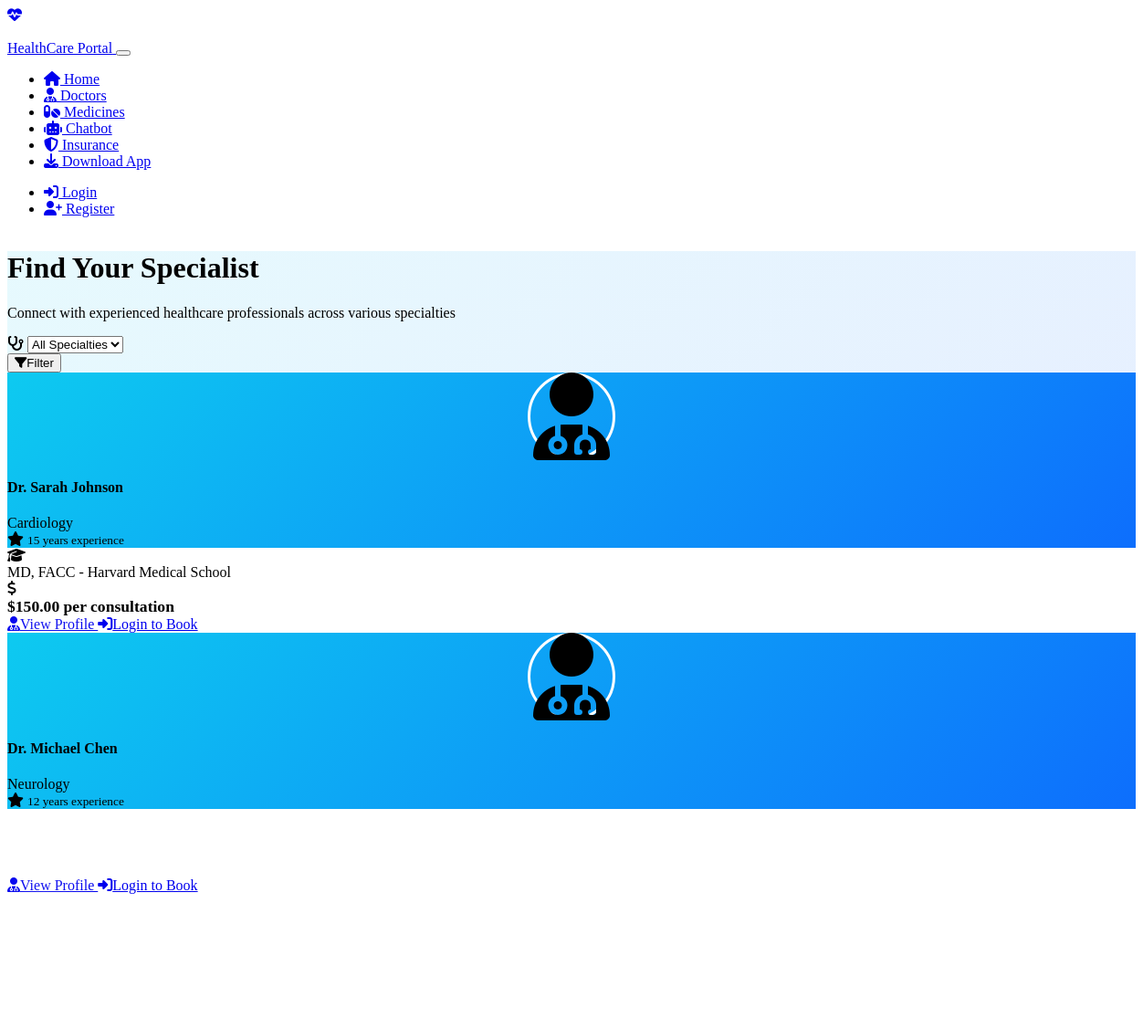
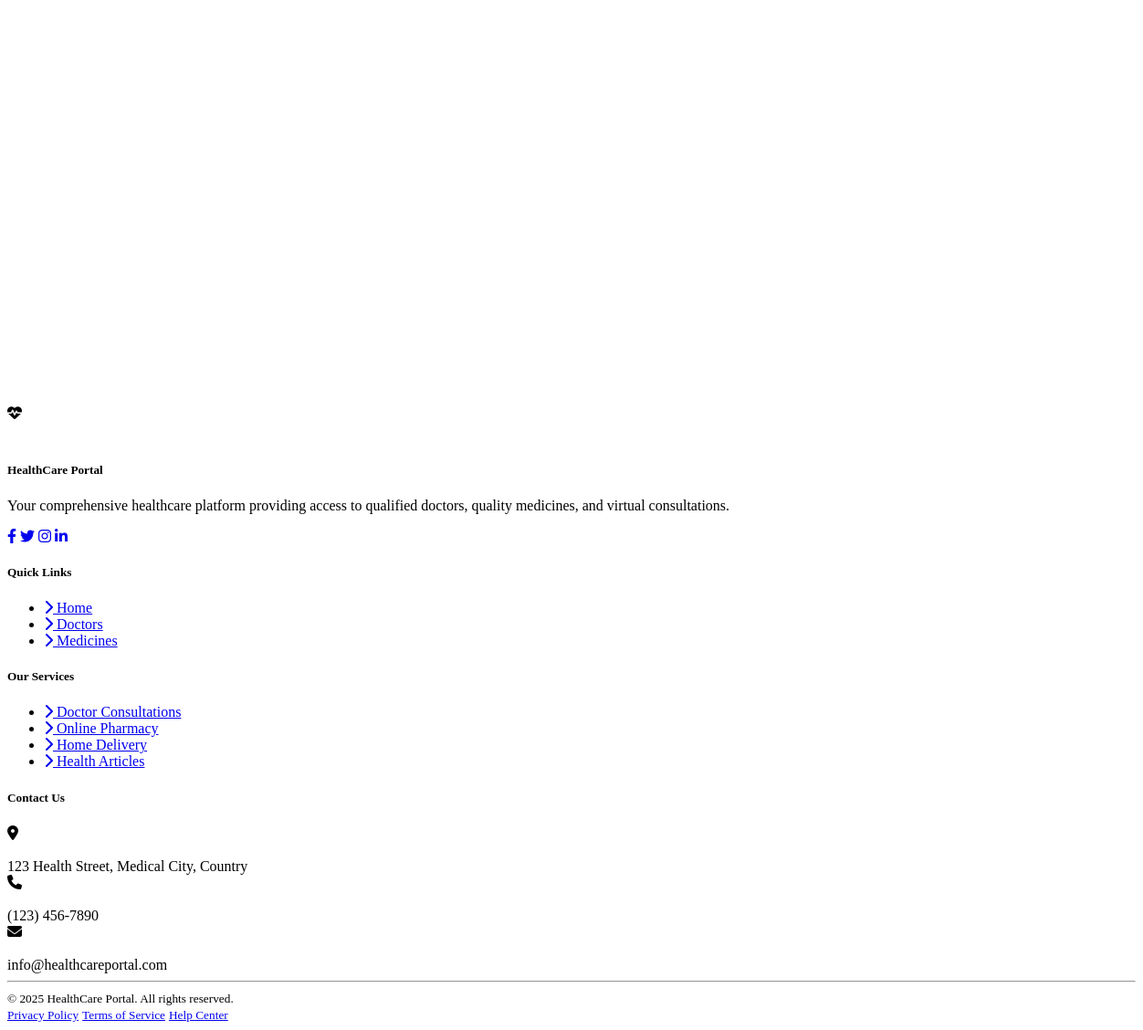
Page /doctors on the committed database (2 pictures, top to bottom).
### models.py (models this page shows)
class Doctor(db.Model):
    id = db.Column(db.Integer, primary_key=True)
    first_name = db.Column(db.String(50), nullable=False)
    last_name = db.Column(db.String(50), nullable=False)
    email = db.Column(db.String(120), unique=True, nullable=False)
    phone = db.Column(db.String(15))
    specialty = db.Column(db.String(100), nullable=False)
    qualification = db.Column(db.String(200))
    experience_years = db.Column(db.Integer)
    bio = db.Column(db.Text)
    consultation_fee = db.Column(db.Float)
    available_days = db.Column(db.String(100)) # Comma separated days of week
    available_times = db.Column(db.String(200)) # JSON string of time slots
    appointments = db.relationship('Appointment', backref='doctor', lazy=True, cascade="all, delete-orphan")
    prescriptions = db.relationship('Prescription', backref='doctor', lazy=True, cascade="all, delete-orphan")

### routes.py (the view)
    @app.route('/doctors')
    def doctors():
        specialty = request.args.get('specialty')
        if specialty:
            doctors = Doctor.query.filter_by(specialty=specialty).all()
        else:
            doctors = Doctor.query.all()
        specialties = db.session.query(Doctor.specialty).distinct().all()
        specialties = [s[0] for s in specialties]
        return render_template('doctors.html', doctors=doctors, specialties=specialties, selected_specialty=specialty)

### templates/doctors.html (shortened to what this page needs)
{% extends "base.html" %}
{% block content %}
<div class="doctors-header py-5 mb-5 text-center page-transition-wrapper fade-in" style="background: linear-gradient(135deg, rgba(13, 202, 240, 0.1), rgba(13, 110, 253, 0.1));">
    <div class="container">
        <h1 class="display-4 fw-bold mb-3">Find Your Specialist</h1>
        <p class="lead mb-4">Connect with experienced healthcare professionals across various specialties</p>
        <div class="row justify-content-center">
            <div class="col-md-8 col-lg-6">
                <div class="card border-0 shadow-sm hover-lift">
                    <div class="card-body p-4">
                        <form action="{{ url_for('doctors') }}" method="get" class="row g-3">
                            <div class="col-md-8">
                                <div class="input-group">
                                    <span class="input-group-text bg-light border-end-0">
                                        <i class="fas fa-stethoscope text-info animate-icon"></i>
                                    </span>
                                    <select name="specialty" class="form-select border-start-0 ps-0">
                                        <option value="">All Specialties</option>
                                    </select>
                                </div>
                            </div>
                            <div class="col-md-4">
                                <button type="submit" class="btn btn-info w-100 shadow-sm hover-lift">
                                    <i class="fas fa-filter me-2"></i>Filter
                                </button>
                            </div>
                        </form>
                    </div>
                </div>
            </div>
        </div>
    </div>
</div>
<div class="container">
    <div class="row row-cols-1 row-cols-md-2 row-cols-lg-3 g-4 mb-5">
        {% for doctor in doctors %}
        <div class="col stagger-item slide-in-right">
            <div class="card doctor-card h-100 border-0 shadow-sm overflow-hidden hover-lift">
                <div class="card-body p-0">
                    <div class="doctor-banner p-4 text-light" style="background: linear-gradient(135deg, #0dcaf0, #0d6efd);">
                        <div class="d-flex">
                            <div class="doctor-avatar-container">
                                <div class="doctor-avatar rounded-circle bg-light d-inline-flex justify-content-center align-items-center" style="width: 90px; height: 90px; border: 3px solid white;">
                                    <i class="fas fa-user-md fa-2x text-info animate-icon"></i>
                                </div>
                            </div>
                            <div class="ms-3">
                                <h4 class="card-title mb-1">Dr. {{ doctor.first_name }} {{ doctor.last_name }}</h4>
                                <div class="d-flex align-items-center mb-2">
                                    <span class="badge bg-light text-dark px-3 py-2 rounded-pill hover-zoom">{{ doctor.specialty }}</span>
                                </div>
                                <div class="d-flex align-items-center mb-1">
                                    <i class="fas fa-star text-warning me-1 animate-icon"></i>
                                    <small class="text-light">{{ doctor.experience_years }} years experience</small>
                                </div>
                            </div>
                        </div>
                    </div>
                    <div class="p-4">
                        <div class="doctor-info mb-4">
                            <div class="d-flex align-items-center mb-2 stagger-item">
                                <div class="icon-container me-3">
                                    <i class="fas fa-graduation-cap text-info animate-icon"></i>
                                </div>
                                <div>{{ doctor.qualification }}</div>
                            </div>
                            <div class="d-flex align-items-center stagger-item">
                                <div class="icon-container me-3">
                                    <i class="fas fa-dollar-sign text-info animate-icon"></i>
                                </div>
                                <div class="medicine-price">${{ "%.2f"|format(doctor.consultation_fee) }} per consultation</div>
                            </div>
                        </div>
                        <div class="d-flex justify-content-between">
                            <a href="{{ url_for('doctor_detail', doctor_id=doctor.id) }}" class="btn btn-info px-4 hover-lift">
                                <i class="fas fa-user-md me-2"></i>View Profile
                            </a>
                            {% if current_user.is_authenticated %}
                            <a href="{{ url_for('doctor_detail', doctor_id=doctor.id) }}#booking" class="btn btn-outline-info hover-lift">
                                <i class="fas fa-calendar-plus me-2"></i>Book
                            </a>
                            {% else %}
                            <a href="{{ url_for('login') }}" class="btn btn-outline-info hover-lift">
                                <i class="fas fa-sign-in-alt me-2"></i>Login to Book
                            </a>
                            {% endif %}
                        </div>
                    </div>
                </div>
            </div>
        </div>
        {% endfor %}
    </div>
    <div class="row g-4 py-5 mb-5">
    </div>
</div>
{% endblock %}

### static/css/custom.css (style rules this page uses)
body { min-height: 100vh; display: flex; flex-direction: column; }
.page-transition-wrapper { animation: fadeIn 0.4s ease-out; }
.fade-in, .slide-in-right, .slide-in-left, .stagger-item { opacity: 0; }
.is-visible { opacity: 1; }
.fade-in { opacity: 0; transform: translateY(20px); transition: opacity 0.8s ease, transform 0.8s ease; }
.fade-in.is-visible { opacity: 1; transform: translateY(0); }
.slide-in-right { opacity: 0; transform: translateX(50px); transition: opacity 0.8s ease, transform 0.8s ease; }
.slide-in-right.is-visible { opacity: 1; transform: translateX(0); }
.stagger-item { opacity: 0; transform: translateY(20px); transition: opacity 0.8s ease, transform 0.8s ease; }
.stagger-item.is-visible { opacity: 1; transform: translateY(0); }
.stagger-item:nth-child(1) { transition-delay: 0.1s; }
.stagger-item:nth-child(2) { transition-delay: 0.2s; }
.hover-zoom { transition: transform 0.3s ease; }
.hover-lift { transition: transform 0.3s ease, box-shadow 0.3s ease; }
.doctor-avatar { width: 120px; height: 120px; background-color: var(--bs-secondary); color: var(--bs-info); display: flex; align-items: center; justify-content: center; font-size: 3rem; border-radius: 50%; margin: 0 auto; transition: transform 0.3s ease, box-shadow 0.3s ease; }
.doctor-card { transition: transform 0.3s ease, box-shadow 0.3s ease; overflow: hidden; }
.doctor-banner { position: relative; overflow: hidden; }
.doctor-banner::before { content: ''; position: absolute; top: -50%; left: -50%; width: 200%; height: 200%; background: linear-gradient(45deg, rgba(255,255,255,0) 0%, rgba(255,255,255,0.1) 50%, rgba(255,255,255,0) 100%); transform: rotate(45deg); transition: all 0.7s ease; opacity: 0; }
.medicine-price { color: var(--bs-info); font-weight: bold; font-size: 1.1rem; transition: transform 0.3s ease, color 0.3s ease; }
.btn { position: relative; overflow: hidden; transition: all 0.3s ease; }
.btn::after { content: ''; position: absolute; width: 100%; height: 100%; top: 0; left: 0; background-image: linear-gradient(120deg, rgba(255,255,255,0) 0%, rgba(255,255,255,0.1) 50%, rgba(255,255,255,0) 100%); transform: translateX(-100%); transition: transform 0.6s ease; }
.form-select, .form-control { transition: border-color 0.3s ease, box-shadow 0.3s ease, transform 0.2s ease; }
.input-group { transition: transform 0.3s ease; }
.card { transition: transform 0.3s ease, box-shadow 0.3s ease; }
.animate-icon { transition: transform 0.3s ease, color 0.3s ease; }
.badge { transition: transform 0.3s ease, background-color 0.3s ease; }

### rows in the picture
Doctor: first_name "Sarah", last_name "Johnson", specialty "Cardiology", experience_years "15", qualification "MD, FACC - Harvard Medical School", consultation_fee "150.00"
Doctor: first_name "Michael", last_name "Chen", specialty "Neurology", experience_years "12"
